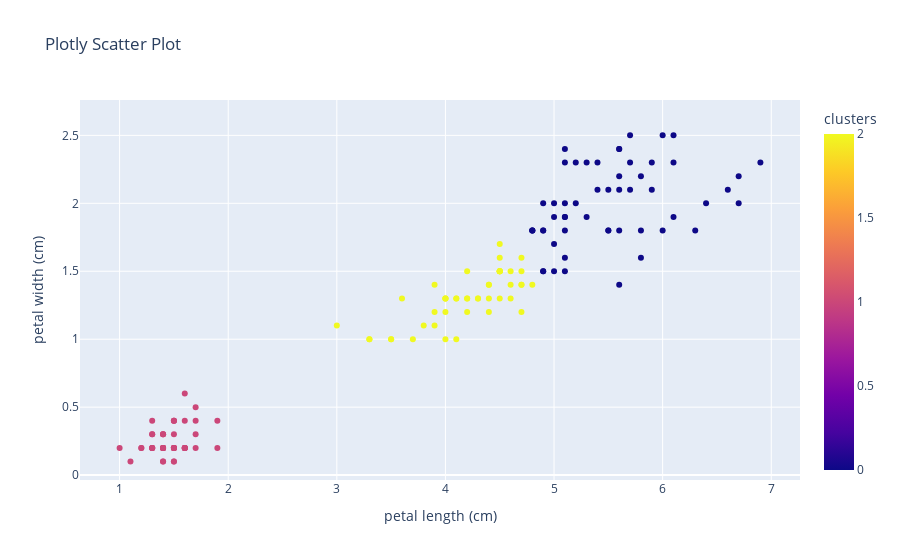

Source (notebook cell):
### Code cell
px.scatter(x='petal length (cm)',y='petal width (cm)',color='clusters',data_frame=df,title='Plotly Scatter Plot')

### Figure 1 — Plotly figure (JSON) as saved in the notebook; plotly's stock layout.template omitted (floating-point values rounded to 4 significant figures; data arrays with more than 128 entries replaced by an {"elided": "..."} marker saying what was removed)
{"data": [{"hovertemplate": "petal length (cm)=%{x}<br>petal width (cm)=%{y}<br>clusters=%{marker.color}<extra></extra>", "legendgroup": "", "marker": {"color": {"elided": "150 int values"}, "coloraxis": "coloraxis", "symbol": "circle"}, "mode": "markers", "name": "", "orientation": "v", "showlegend": false, "type": "scatter", "x": {"elided": "150 float values"}, "xaxis": "x", "y": {"elided": "150 float values"}, "yaxis": "y"}], "layout": {"autosize": true, "coloraxis": {"colorbar": {"title": {"text": "clusters"}}, "colorscale": [[0, "#0d0887"], [0.1111, "#46039f"], [0.2222, "#7201a8"], [0.3333, "#9c179e"], [0.4444, "#bd3786"], [0.5556, "#d8576b"], [0.6667, "#ed7953"], [0.7778, "#fb9f3a"], [0.8889, "#fdca26"], [1, "#f0f921"]]}, "dragmode": "pan", "legend": {"tracegroupgap": 0}, "title": {"text": "Plotly Scatter Plot"}, "xaxis": {"anchor": "y", "autorange": false, "domain": [0, 1], "range": [0.6353, 7.265], "title": {"text": "petal length (cm)"}, "type": "linear"}, "yaxis": {"anchor": "x", "autorange": false, "domain": [0, 1], "range": [-0.03592, 2.76], "title": {"text": "petal width (cm)"}, "type": "linear"}}}
